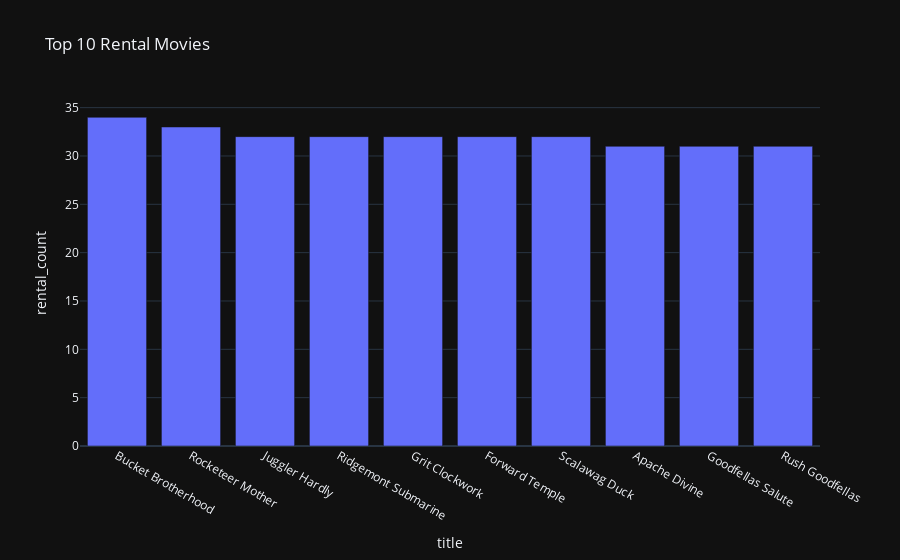

Notebook code cell kept with this figure:
### Code cell
ask('show me top 10 rental movies')

### Figure 1 — Plotly figure (JSON) as saved in the notebook; plotly's stock layout.template omitted (floating-point values rounded to 4 significant figures)
{"data": [{"alignmentgroup": "True", "hovertemplate": "title=%{x}<br>rental_count=%{y}<extra></extra>", "legendgroup": "", "marker": {"color": "#636efa", "pattern": {"shape": ""}}, "name": "", "offsetgroup": "", "orientation": "v", "showlegend": false, "textposition": "auto", "type": "bar", "x": ["Bucket Brotherhood", "Rocketeer Mother", "Juggler Hardly", "Ridgemont Submarine", "Grit Clockwork", "Forward Temple", "Scalawag Duck", "Apache Divine", "Goodfellas Salute", "Rush Goodfellas"], "xaxis": "x", "y": [34, 33, 32, 32, 32, 32, 32, 31, 31, 31], "yaxis": "y"}], "layout": {"barmode": "relative", "legend": {"tracegroupgap": 0}, "title": {"text": "Top 10 Rental Movies"}, "xaxis": {"anchor": "y", "domain": [0, 1], "title": {"text": "title"}}, "yaxis": {"anchor": "x", "domain": [0, 1], "title": {"text": "rental_count"}}}}
